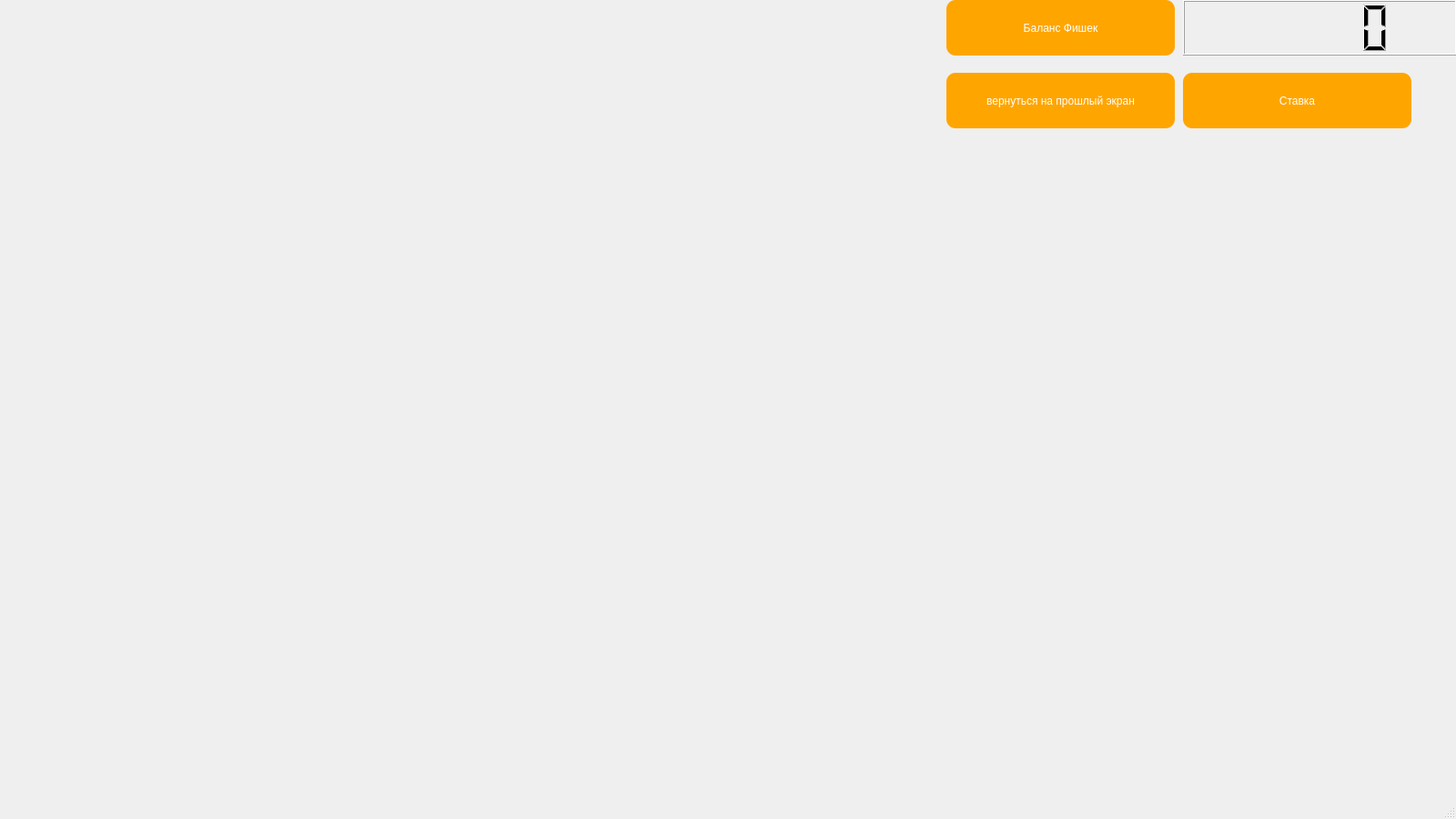
<?xml version="1.0" encoding="UTF-8"?>
<ui version="4.0">
 <class>AutomatGame</class>
 <widget class="QMainWindow" name="AutomatGame">
  <property name="geometry">
   <rect>
    <x>0</x>
    <y>0</y>
    <width>1600</width>
    <height>900</height>
   </rect>
  </property>
  <property name="windowTitle">
   <string>MainWindow</string>
  </property>
  <property name="styleSheet">
   <string notr="true">QMainWindow
{
	background-image: url(:/source/resource/automat.jpg);
}</string>
  </property>
  <widget class="QWidget" name="centralwidget">
   <widget class="QPushButton" name="pushButton_2">
    <property name="geometry">
     <rect>
      <x>1040</x>
      <y>80</y>
      <width>251</width>
      <height>61</height>
     </rect>
    </property>
    <property name="styleSheet">
     <string notr="true">QPushButton
{
border:none;
color:white;
background-color:orange;
font: 600 10.5pt &quot;Liberation Serif&quot;;
position: absolute;
border-radius: 10px;
}
QPushButton:Hover
{
    background-color:rgb(255,145,0);
	border-radius: 10px;
}
QPushButton:pressed
{
	background-color:rgb(0,12,0);
	color:rgb(0,255,0);
	border-radius: 10px;
	
}</string>
    </property>
    <property name="text">
     <string>вернуться на прошлый экран</string>
    </property>
   </widget>
   <widget class="QPushButton" name="pushButton_3">
    <property name="geometry">
     <rect>
      <x>1040</x>
      <y>0</y>
      <width>251</width>
      <height>61</height>
     </rect>
    </property>
    <property name="styleSheet">
     <string notr="true">QPushButton
{
border:none;
color:white;
background-color:orange;
font: 600 10.5pt &quot;Liberation Serif&quot;;
position: absolute;
border-radius: 10px;
}
QPushButton:Hover
{
    background-color:rgb(255,145,0);
	border-radius: 10px;
}
QPushButton:pressed
{
	background-color:rgb(0,12,0);
	color:rgb(0,255,0);
	border-radius: 10px;
	
}</string>
    </property>
    <property name="text">
     <string>Баланс Фишек</string>
    </property>
   </widget>
   <widget class="QLCDNumber" name="lcdNumber">
    <property name="geometry">
     <rect>
      <x>1300</x>
      <y>0</y>
      <width>301</width>
      <height>61</height>
     </rect>
    </property>
   </widget>
   <widget class="QPushButton" name="pushButton_4">
    <property name="geometry">
     <rect>
      <x>1300</x>
      <y>80</y>
      <width>251</width>
      <height>61</height>
     </rect>
    </property>
    <property name="styleSheet">
     <string notr="true">QPushButton
{
border:none;
color:white;
background-color:orange;
font: 600 10.5pt &quot;Liberation Serif&quot;;
position: absolute;
border-radius: 10px;
}
QPushButton:Hover
{
    background-color:rgb(255,145,0);
	border-radius: 10px;
}
QPushButton:pressed
{
	background-color:rgb(0,12,0);
	color:rgb(0,255,0);
	border-radius: 10px;
	
}</string>
    </property>
    <property name="text">
     <string>Ставка</string>
    </property>
   </widget>
  </widget>
  <widget class="QMenuBar" name="menubar">
   <property name="geometry">
    <rect>
     <x>0</x>
     <y>0</y>
     <width>1600</width>
     <height>21</height>
    </rect>
   </property>
  </widget>
  <widget class="QStatusBar" name="statusbar"/>
 </widget>
 <resources/>
 <connections/>
</ui>
